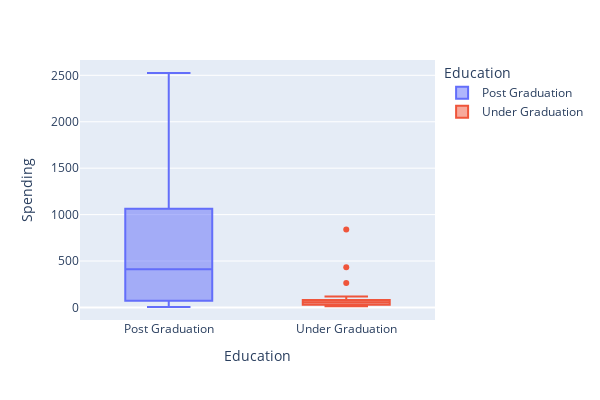

Notebook code cell kept with this figure:
### Code cell
pe.box(myData,x='Education',y='Spending',color='Education').update_layout(height=400,width=600)

### Figure 1 — Plotly figure (JSON) as saved in the notebook; plotly's stock layout.template omitted (floating-point values rounded to 4 significant figures; data arrays with more than 128 entries replaced by an {"elided": "..."} marker saying what was removed)
{"data": [{"alignmentgroup": "True", "hovertemplate": "Education=%{x}<br>Spending=%{y}<extra></extra>", "legendgroup": "Post Graduation", "marker": {"color": "#636efa"}, "name": "Post Graduation", "notched": false, "offsetgroup": "Post Graduation", "orientation": "v", "showlegend": true, "type": "box", "x": {"elided": "2151 str values"}, "x0": " ", "xaxis": "x", "y": {"elided": "2151 int values"}, "y0": " ", "yaxis": "y"}, {"alignmentgroup": "True", "hovertemplate": "Education=%{x}<br>Spending=%{y}<extra></extra>", "legendgroup": "Under Graduation", "marker": {"color": "#EF553B"}, "name": "Under Graduation", "notched": false, "offsetgroup": "Under Graduation", "orientation": "v", "showlegend": true, "type": "box", "x": ["Under Graduation", "Under Graduation", "Under Graduation", "Under Graduation", "Under Graduation", "Under Graduation", "Under Graduation", "Under Graduation", "Under Graduation", "Under Graduation", "Under Graduation", "Under Graduation", "Under Graduation", "Under Graduation", "Under Graduation", "Under Graduation", "Under Graduation", "Under Graduation", "Under Graduation", "Under Graduation", "Under Graduation", "Under Graduation", "Under Graduation", "Under Graduation", "Under Graduation", "Under Graduation", "Under Graduation", "Under Graduation", "Under Graduation", "Under Graduation", "Under Graduation", "Under Graduation", "Under Graduation", "Under Graduation", "Under Graduation", "Under Graduation", "Under Graduation", "Under Graduation", "Under Graduation", "Under Graduation", "Under Graduation", "Under Graduation", "Under Graduation", "Under Graduation", "Under Graduation", "Under Graduation", "Under Graduation", "Under Graduation", "Under Graduation", "Under Graduation", "Under Graduation", "Under Graduation", "Under Graduation", "Under Graduation"], "x0": " ", "xaxis": "x", "y": [61, 29, 29, 43, 80, 102, 18, 263, 45, 37, 74, 59, 29, 18, 57, 14, 32, 66, 80, 96, 24, 16, 75, 88, 101, 21, 119, 434, 50, 24, 62, 96, 58, 29, 36, 103, 64, 54, 28, 38, 43, 47, 80, 839, 102, 26, 75, 57, 103, 29, 69, 46, 106, 43], "y0": " ", "yaxis": "y"}], "layout": {"boxmode": "overlay", "height": 400, "legend": {"title": {"text": "Education"}, "tracegroupgap": 0}, "margin": {"t": 60}, "width": 600, "xaxis": {"anchor": "y", "categoryarray": ["Post Graduation", "Under Graduation"], "categoryorder": "array", "domain": [0, 1], "title": {"text": "Education"}}, "yaxis": {"anchor": "x", "domain": [0, 1], "title": {"text": "Spending"}}}}
